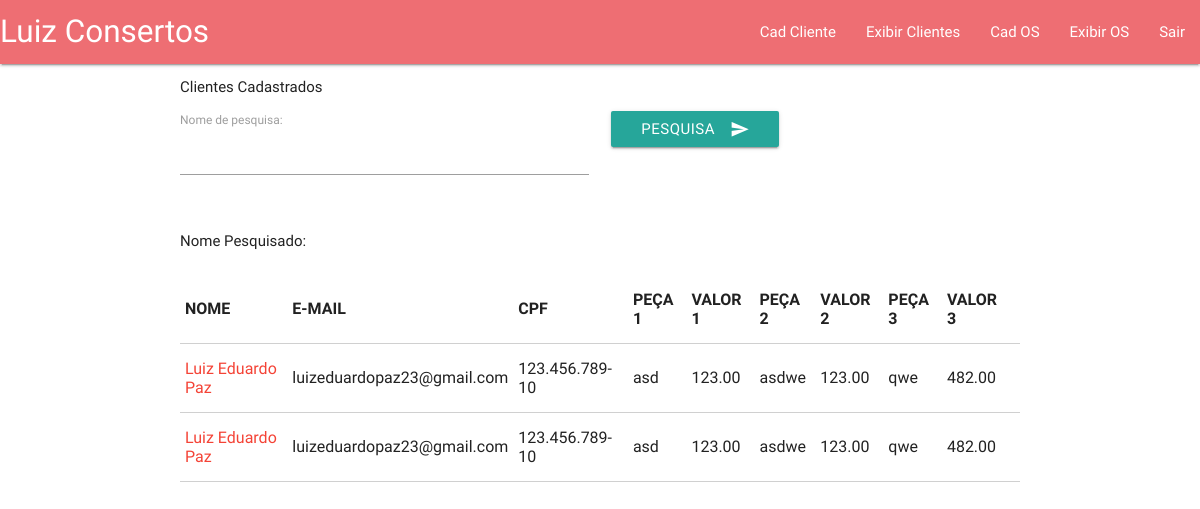
/exibiros.php (signed in), run on the app's committed database.
### tables this page shows
CREATE TABLE `usuarios` (
  `nome` varchar(50) NOT NULL,
  `email` varchar(50) NOT NULL,
  `cpf` char(15) NOT NULL,
  `peca_1` varchar(50) NOT NULL,
  `valor1` decimal(10,2) NOT NULL,
  `peca_2` varchar(50) NOT NULL,
  `valor2` decimal(10,2) NOT NULL,
  `peca_3` varchar(50) NOT NULL,
  `valor3` decimal(10,2) NOT NULL
);

### exibiros.php (the view, shortened to what this page needs)
<html>
    <head>
        <link type="text/css" rel="stylesheet" href="css/materialize.min.css"  media="screen,projection"/>
    </head>
    <body>
    <?php
        include './menu.php';
        ?>
        <div class="container">
            <p>
            <h6>Clientes Cadastrados</h6>
        </p>
            <div class="row">
                <div class="col s6">
            <form action="exibiros.php" method="post">
                <label>Nome de pesquisa: </label>
                <input type="text" name="pesquisa">
                </div>
                 <div class="col s6">
                <button class="btn waves-effect waves-light" type="submit" name="action">Pesquisa
                <i class="material-icons right">send</i>
                </button>
            </div>
        </div>
            <table class="bordered highlight">
                <thead>
                    <tr>
                        <th>NOME</th>
                        <th>E-MAIL</th>
                        <th>CPF</th>
                        <th>PEÇA 1</th>
                        <th>VALOR 1</th>
                        <th>PEÇA 2</th>
                        <th>VALOR 2</th>
                        <th>PEÇA 3</th>
                        <th>VALOR 3</th>
                    </tr>
</thead>
                <tbody>
                     <?php
                       include './conexao.php';
                       $pesquisa = @$_POST['pesquisa'];
                       echo 'Nome Pesquisado:<div class="red-text">' .$pesquisa ."</div> <br>";
                       $sql = "SELECT * FROM usuarios WHERE nome LIKE '%".$pesquisa."%'";
                       $resultado = mysqli_query($conn, $sql);
                       while ($dados = mysqli_fetch_array($resultado)) {
                           ?>
                             <tbody>
                                 <tr>
                                    <td class="red-text"><?php  echo $dados['nome'] ?> </td>
                                    <td><?php  echo $dados['email'] ?> </td>
                                    <td><?php  echo $dados['cpf'] ?> </td>
                                    <td><?php  echo $dados['peca_1'] ?> </td>
                                    <td><?php  echo $dados['valor1'] ?> </td>
                                    <td><?php  echo $dados['peca_2'] ?> </td>
                                    <td><?php  echo $dados['valor2'] ?> </td>
                                    <td><?php  echo $dados['peca_3'] ?> </td>
                                    <td><?php  echo $dados['valor3'] ?> </td>
                                    <td>
                                 </tr>
                                 <?php  } ?>
                              </tbody>
                </tbody>
            </table>
    </div>
    </body>
</html>

### menu.php
<nav>
  <div class="nav-wrapper">
    <a href="tela_inicio.php" class="brand-logo">Luiz Consertos</a>
    <ul class="right hide-on-med-and-down">
        <li><a href="cad_cliente.php">Cad Cliente</a></li>
      <li><a href="exibir_cliente.php">Exibir Clientes</a></li>
      <li><a href="cad_os.php">Cad OS</a></li>
      <li><a href="exibiros.php">Exibir OS</a></li>
      <li><a href="sair.php">Sair</a></li>
    </ul>
  </div>
</nav>

### data on the page
usuarios: nome "Luiz Eduardo Paz", email "luizeduardopaz23@gmail.com", cpf "123.456.789-10", peca_1 "asd", valor1 "123.00", peca_2 "asdwe", valor2 "123.00", peca_3 "qwe", valor3 "482.00"
usuarios: nome "Luiz Eduardo Paz", email "luizeduardopaz23@gmail.com", cpf "123.456.789-10", peca_1 "asd", valor1 "123.00", peca_2 "asdwe", valor2 "123.00", peca_3 "qwe", valor3 "482.00"
